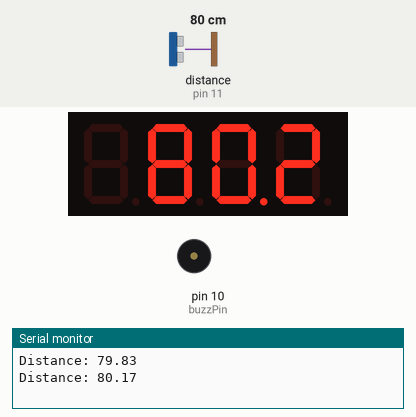
The sketch below on a simulated Arduino Uno, built with avr-gcc and run on an emulated ATmega328P. Shown: 4-digit seven-segment display, buzzer (waves = sounding), the last lines printed to the serial monitor. Wiring (inferred from the names in the program): ultrasonic range finder: trigger pin 12; echo pin 11. Inputs (shaded band) come from the test bench; at power-on: distance to the obstacle (sensor on pin 11) 80 cm. The echo pulse lasts 58.3 µs per cm.

Above: at 1.5 s.
1.6 s: distance to the obstacle (sensor on pin 11) set to 9 cm
At 2.9 s:
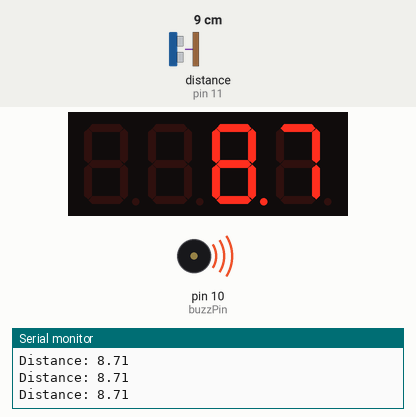
3.5 s: distance to the obstacle (sensor on pin 11) set to 6 cm
At 4.1 s:
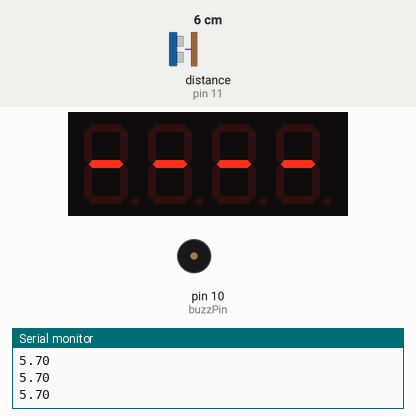
5.0 s: distance to the obstacle (sensor on pin 11) set to 18 cm
At 5.25 s:
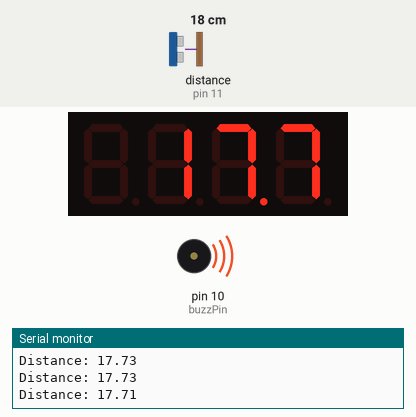
6.5 s: distance to the obstacle (sensor on pin 11) set to 2 cm
At 6.9 s:
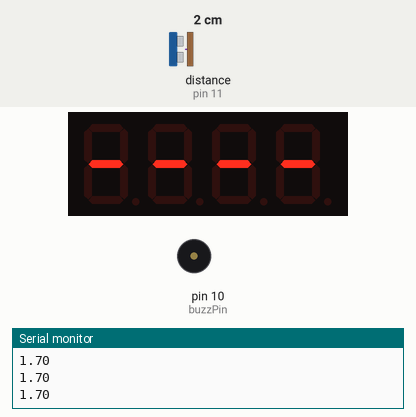
Timing chart, 0 to 9.1 s (numbered marks = the images above; inputs shaded):
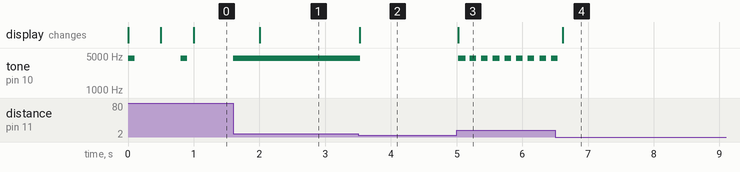

Measured:
- the behaviour switches between 8 and 7 cm on distance to the obstacle (sensor on pin 11) (found by bisection; images 1 and 2)
- after the input at 1.6 s, tone on pin 10 (buzzPin): goes on until 1.6 s, then stays 4500 Hz; the display: changes after 0.40 s (image 1)
- after the input at 3.5 s, tone on pin 10 (buzzPin): 4500 Hz → silent at once; the display: changes at once (image 2)
- after the input at 5.0 s, tone on pin 10 (buzzPin): alternates 4500 Hz for 0.10 s and silent for 0.08 s, starting at once; the display: changes at once (image 3)
- after the input at 6.5 s, tone on pin 10 (buzzPin): goes on until 6.5 s, then stays silent; the display: changes after 0.12 s (image 4)
- by itself, tone on pin 10 (buzzPin): alternates 4500 Hz for 0.10 s and silent for 0.70 s

The sketch:

Ultrasonic_sensor_with_buzzer_and_display.ino
```cpp
#include "SevSeg.h"
SevSeg sevseg;

int trigPin = 12;
int echoPin = 11;

int buzzPin = 10;
int pingTravelTime;
int buzzDelay;

float distance;

int d1Pin = A0;
int d2Pin = A1;
int d3Pin = A2;
int d4Pin = A3;
int aPin = 9;
int bPin = 8;
int cPin = 7;
int dPin = 6;
int ePin = 5;
int fPin = 4;
int gPin = 3;
int dpPin = 2;

unsigned long previousMillis = 0;
unsigned long currentMillis;

unsigned long sevpreviousMillis = 0;
unsigned long sevcurrentMillis;
int sevIntervel = 500;

float val = 0;

void setup() {
  byte Digits = 4;
  byte DPins[] = {d1Pin, d2Pin, d3Pin, d4Pin};
  byte SPins[] = {aPin, bPin, cPin, dPin, ePin, fPin, gPin, dpPin};
  byte type = COMMON_ANODE;
  bool res = false;
  bool delayup = false;
  bool leadZero = false;
  bool decimal = false;

  pinMode(buzzPin, OUTPUT);
  pinMode(trigPin, OUTPUT);
  pinMode(echoPin, INPUT);
  Serial.begin(9600);

  sevseg.begin( type, Digits, DPins, SPins, res, delayup, leadZero, decimal);
  sevseg.setBrightness(0);
  sevseg.setChars("----");
}

void loop() {
  digitalWrite(trigPin, LOW);
  delayMicroseconds(2);
  digitalWrite(trigPin, HIGH);
  delayMicroseconds(10);
  digitalWrite(trigPin, LOW);

  pingTravelTime = pulseIn(echoPin, HIGH);

  distance = pingTravelTime/58.2;
  if(distance >= 7){
    sevcurrentMillis = millis();
    if(sevcurrentMillis - sevpreviousMillis >= sevIntervel){
      sevseg.setNumberF(distance, 1);
      sevpreviousMillis = sevcurrentMillis;
    }
    Serial.print("Distance: ");
    Serial.println(distance);
    buzzDelay = distance*10;
    if(distance < 100 && distance > 7){
      tone(buzzPin, 4500, 100);
    }else{
      buzzDelay = 1000;
    }
    currentMillis = millis();
    while(currentMillis - previousMillis < buzzDelay){
      sevcurrentMillis = millis();
      if(sevcurrentMillis - sevpreviousMillis >= sevIntervel){
        if(distance >= 7){
          sevseg.setNumberF(distance, 1);
        }else{
          sevseg.setChars("----");
        }
        sevpreviousMillis = sevcurrentMillis;
      }
      currentMillis = millis();
      sevseg.refreshDisplay();
    }
    previousMillis = currentMillis;
  }else{
    Serial.println(distance);
    sevseg.setChars("----");
  }
  sevseg.refreshDisplay();
}
```
